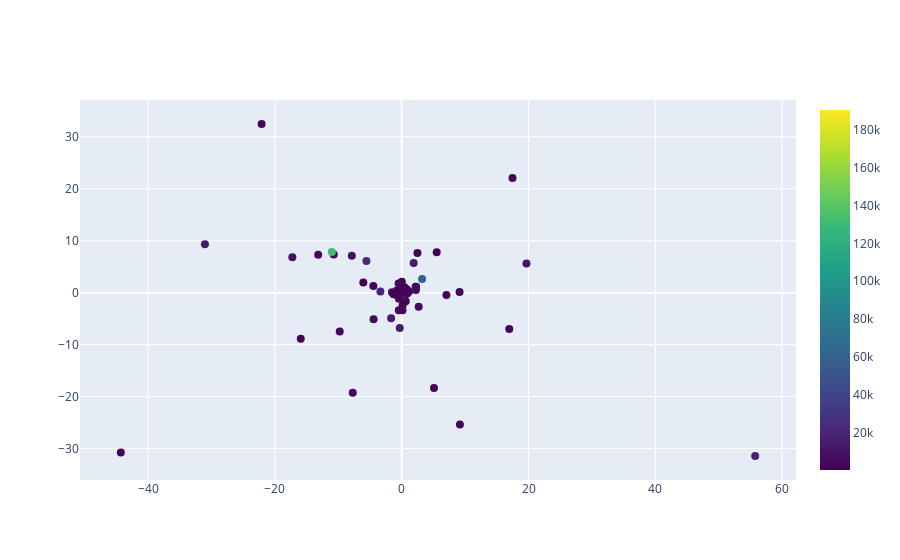

The notebook cell this image was saved under:
### Code cell
import plotly.graph_objects as go
import numpy as np

fig = go.Figure(data=go.Scatter(
    y = two_dimensional_songs['Y'],
    x = two_dimensional_songs['X'],
    text = two_dimensional_songs['artista']+ "_"+two_dimensional_songs['cancion'] ,
    mode='markers',
    marker=dict(
        size= 8,#'7',
        color = two_dimensional_songs['visitas'], #set color equal to a variable
        colorscale='Viridis',
        showscale=True
    )
))

fig.show()
#Grafico5

### Figure 1 — Plotly figure (JSON) as saved in the notebook; plotly's stock layout.template omitted (floating-point values rounded to 4 significant figures; data arrays with more than 128 entries replaced by an {"elided": "..."} marker saying what was removed)
{"data": [{"marker": {"color": {"elided": "896 int values"}, "colorscale": [[0, "#440154"], [0.1111, "#482878"], [0.2222, "#3e4989"], [0.3333, "#31688e"], [0.4444, "#26828e"], [0.5556, "#1f9e89"], [0.6667, "#35b779"], [0.7778, "#6ece58"], [0.8889, "#b5de2b"], [1, "#fde725"]], "showscale": true, "size": 8}, "mode": "markers", "text": {"elided": "896 str values"}, "type": "scatter", "x": {"elided": "896 float values"}, "y": {"elided": "896 float values"}}], "layout": {}}
